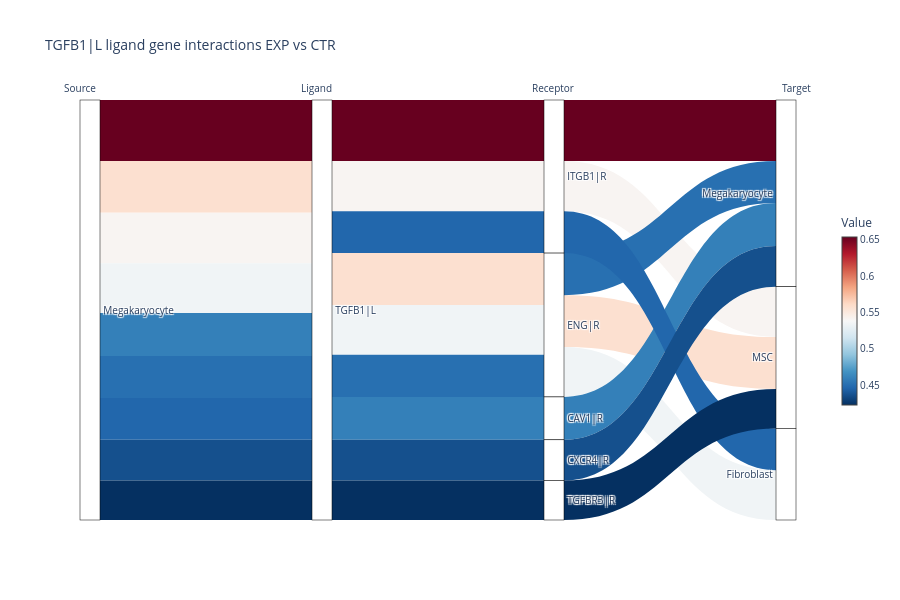

The cell this chart's notebook holds for it:
### Markdown cell above
## Follow-up Analysis

Since we got a first impression of the data with the previous results, we can further deepen the analysis. For example, we had TGFB1 in Megakaryocytes, ITGB1 in Megakaryocytes, Fibroblasts and MSCs and CXCR4 in Megakaryocytes and Myeloid cells as interesting genes. With pyCrossTalkeR, we can look even more closely at the interactions involving these genes using Sankey plots. There are two ways to do this. First, we can regenerate the report again, this time passing a list of genes of interest:

### Code cell
ctpl.plot_sankey(data['tables']['EXP_x_CTR'], target = "TGFB1|L", plt_name = "TGFB1 ligand gene interactions EXP vs CTR", threshold = 50)

### Figure 1 — Plotly figure (JSON) as saved in the notebook; plotly's stock layout.template omitted (floating-point values rounded to 4 significant figures)
{"data": [{"link": {"color": ["#67001f", "#fce0d0", "#f8f4f2", "#f0f4f6", "#3480b9", "#2870b1", "#2267ac", "#15508d", "#053061", "#67001f", "#fce0d0", "#f8f4f2", "#f0f4f6", "#3480b9", "#2870b1", "#2267ac", "#15508d", "#053061", "#67001f", "#fce0d0", "#f8f4f2", "#f0f4f6", "#3480b9", "#2870b1", "#2267ac", "#15508d", "#053061"], "source": [0, 0, 0, 0, 0, 0, 0, 0, 0, 9, 9, 9, 9, 9, 9, 9, 9, 9, 18, 19, 18, 19, 22, 19, 18, 25, 26], "target": [9, 9, 9, 9, 9, 9, 9, 9, 9, 18, 19, 18, 19, 22, 19, 18, 25, 26, 27, 28, 28, 30, 27, 27, 30, 27, 28], "value": [0.6536, 0.5565, 0.5403, 0.5344, 0.4596, 0.4515, 0.4472, 0.4367, 0.423, 0.6536, 0.5565, 0.5403, 0.5344, 0.4596, 0.4515, 0.4472, 0.4367, 0.423, 0.6536, 0.5565, 0.5403, 0.5344, 0.4596, 0.4515, 0.4472, 0.4367, 0.423]}, "node": {"color": "white", "label": ["Megakaryocyte", "Megakaryocyte", "Megakaryocyte", "Megakaryocyte", "Megakaryocyte", "Megakaryocyte", "Megakaryocyte", "Megakaryocyte", "Megakaryocyte", "TGFB1|L", "TGFB1|L", "TGFB1|L", "TGFB1|L", "TGFB1|L", "TGFB1|L", "TGFB1|L", "TGFB1|L", "TGFB1|L", "ITGB1|R", "ENG|R", "ITGB1|R", "ENG|R", "CAV1|R", "ENG|R", "ITGB1|R", "CXCR4|R", "TGFBR3|R", "Megakaryocyte", "MSC", "MSC", "Fibroblast", "Megakaryocyte", "Megakaryocyte", "Fibroblast", "Megakaryocyte", "MSC"], "line": {"color": "black", "width": 0.5}, "pad": 0, "thickness": 20}, "type": "sankey"}, {"hoverinfo": "none", "marker": {"cmax": 0.6536, "cmin": 0.423, "colorbar": {"len": 0.5, "thickness": 15, "title": {"text": "Value"}, "x": 1.05, "xref": "paper"}, "colorscale": [[0, "rgb(5,48,97)"], [0.1, "rgb(33,102,172)"], [0.2, "rgb(67,147,195)"], [0.3, "rgb(146,197,222)"], [0.4, "rgb(209,229,240)"], [0.5, "rgb(247,247,247)"], [0.6, "rgb(253,219,199)"], [0.7, "rgb(244,165,130)"], [0.8, "rgb(214,96,77)"], [0.9, "rgb(178,24,43)"], [1, "rgb(103,0,31)"]]}, "mode": "markers", "type": "scatter", "x": [null], "y": [null]}], "layout": {"annotations": [{"font": {"size": 10}, "showarrow": false, "text": "Source", "x": 0, "y": 1.05, "yref": "paper"}, {"font": {"size": 10}, "showarrow": false, "text": "Ligand", "x": 0.33, "y": 1.05, "yref": "paper"}, {"font": {"size": 10}, "showarrow": false, "text": "Receptor", "x": 0.66, "y": 1.05, "yref": "paper"}, {"font": {"size": 10}, "showarrow": false, "text": "Target", "x": 1, "y": 1.05, "yref": "paper"}], "autosize": true, "font": {"size": 10}, "height": 600, "plot_bgcolor": "white", "title": {"text": "TGFB1|L ligand gene interactions EXP vs CTR"}, "xaxis": {"range": [0, 1], "showgrid": false, "showticklabels": false, "zeroline": false}, "yaxis": {"range": [0, 1], "showgrid": false, "showticklabels": false, "zeroline": false}}}
